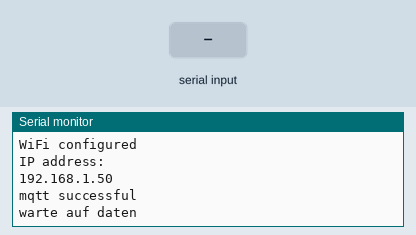
This sketch was run on a simulated ESP8266 (NodeMCU). On the bench: the last lines printed to the serial monitor. Inputs (shaded band) come from the test bench. WiFi joins after 1.5 s; servers stay silent unless stated; no MQTT or app messages arrive unless stated.

Above: at 7.7 s.
7.8 s: "1" received over Serial
At 9.2 s:
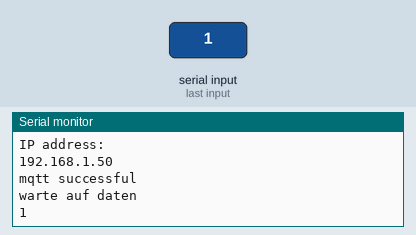
9.3 s: "0" received over Serial
At 10.7 s:
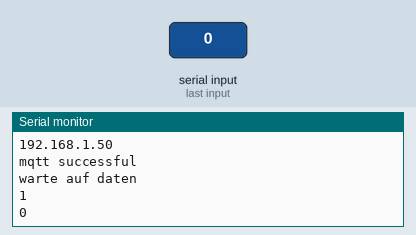
10.8 s: "2" received over Serial
At 12.5 s:
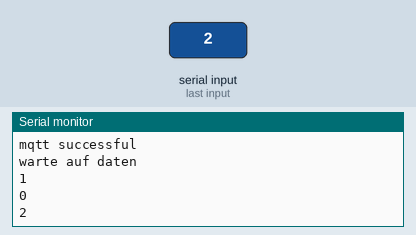
Timing chart, 0 to 14.0 s (numbered marks = the images above; inputs shaded):
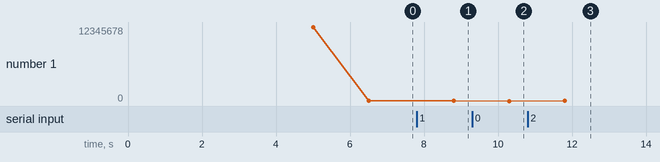

Measured:
- after the input at 7.8 s, the serial monitor: prints a new line after 1.0 s (image 1)
- after the input at 9.3 s, the serial monitor: prints a new line after 1.0 s (image 2)
- after the input at 10.8 s, the serial monitor: prints a new line after 1.0 s (image 3)
- plotted number 1: 192.17 → 1 after the input at 7.8 s, 1 → 0 after the input at 9.3 s, 0 → 2 after the input at 10.8 s

The sketch:

ESP8266-01.ino
```cpp
//#include <PubSubClient.h>
//#include <ESP8266WiFi.h>
//
//const char* SSID = "iphonevonstefan";  //Wlan SSID
//const char* PSK = "12345678";   //Wlan Password
//const char* broker = "172.20.10.10"; //IP Address des MQTT Brokers
//const char* topic = "battery/data"; //MQTT topic auf dem gepublisht werden soll
////static char msg[1024];
//
//
//WiFiClient espClient;
//PubSubClient mqttClient(espClient);
//
//void setup_wifi(){  //Mit Wlan verbinden
//  delay(10);
//  Serial.println();
//  Serial.print("Configuration WIFI ...");
//  Serial.println(SSID);
//  Serial.println(": ");
//  Serial.println(PSK);
//
//  WiFi.begin(SSID, PSK); //Wlan verbindung einrichten
//  while(WiFi.status()!=WL_CONNECTED) { //warten bis Wlanverbing eingerichtet ist
//    delay(500);
//    Serial.println(".");
//  }
//
//  Serial.println("");   //Mit Wlan verbunden
//  Serial.println("WiFi configured");
//  Serial.println("IP address: ");
//  Serial.println(WiFi.localIP());
//}
//
//void setup_mqtt(){  //Mit MQTT broker verbinden
//  mqttClient.setServer(broker,1883);
//  mqttClient.connect("mqttClient");
//  Serial.println("mqtt successful");
//}
//
//void reconnect() {
//  // Loop until we're reconnected
//  while (!mqttClient.connected()) {
//    // Attempt to connect
//    if (mqttClient.connect("mqttClient")) {
//    } else {
//      //delay(5000);
//    }
//  }
//}
//
//void setup() {
//  // put your setup code here, to run once:
//  Serial.begin(115200);   //Serielle Verbindung einrichten (Baudrate=9600)
//  //msg[0]='\0';
//  while(!Serial) {}
//  delay(5000);
//  Serial.println("Setup Module");
//  setup_wifi();   //WLan einrichten
//  setup_mqtt();   //MQTT einrichten
//  Serial.println("warte auf daten");
//}
//
//void loop() {
//  String z;
//  // put your main code here, to run repeatedly:
//  char msg[1024];
//  msg[0]='\0';
//  int i = 0;
//  int x = Serial.available();
//  if(x!=0)
//  {
//    Serial.println(x);
//  }
//  while(Serial.available()>0) //wenn Serielle Daten kommen
//  {
//    char newByte = Serial.read();  //ein Bit lesen
//    //Serial.println(msg);
//    if(newByte != '\n')
//    {
//      msg[i] = newByte;
//      i++;
//      delay(20);
//    }
//    else  //wenn letztes Bit gesendet worden ist
//    {
//      //Serial.println(msg[i]);
//      //msg[i] = '\0';
//      //reconnect();
//      //mqttClient.publish("battery/data", msg);
//      Serial.println(msg);
//      memset(msg, 0, sizeof(msg));
//      i = 0;
//
//    }
//  }
//}
#include <PubSubClient.h>
#include <ESP8266WiFi.h>

const char* SSID = "iphonevonstefan";  //Wlan SSID
const char* PSK = "12345678";   //Wlan Password
const char* broker = "172.20.10.10"; //IP Address des MQTT Brokers
const char* topic = "battery/data"; //MQTT topic auf dem gepublisht werden soll
//static char msg[1024];


WiFiClient espClient;
PubSubClient mqttClient(espClient);

void setup_wifi(){  //Mit Wlan verbinden
  delay(10);
  Serial.println();
  Serial.print("Configuration WIFI ...");
  Serial.println(SSID);
  Serial.println(": ");
  Serial.println(PSK);

  WiFi.begin(SSID, PSK); //Wlan verbindung einrichten
  while(WiFi.status()!=WL_CONNECTED) { //warten bis Wlanverbing eingerichtet ist
    delay(500);
    Serial.println(".");
  }

  Serial.println("");   //Mit Wlan verbunden
  Serial.println("WiFi configured");
  Serial.println("IP address: ");
  Serial.println(WiFi.localIP());
}

void setup_mqtt(){  //Mit MQTT broker verbinden
  mqttClient.setServer(broker,1883);
  mqttClient.connect("mqttClient");
  Serial.println("mqtt successful");
}

void reconnect() {
  // Loop until we're reconnected
  while (!mqttClient.connected()) {
    // Attempt to connect
    if (mqttClient.connect("mqttClient")) {
    } else {
      delay(5000);
    }
  }
}

void setup() {
  // put your setup code here, to run once:
  Serial.begin(115200);   //Serielle Verbindung einrichten (Baudrate=9600)
  //msg[0]='\0';
  while(!Serial) {}
  delay(5000);
  Serial.println("Setup Module");
  setup_wifi();   //WLan einrichten
  setup_mqtt();   //MQTT einrichten
  Serial.println("warte auf daten");
}

void loop() {
  String z;
  while(Serial.available()>0) //wenn Serielle Daten kommen
  {
      z.concat(Serial.readString());  //ein Bit lesen
  }
  if(z.length()>0)
  {
    Serial.println(z);
    char msg[1024];
    z.toCharArray(msg,z.length());
    reconnect();
    mqttClient.publish("battery/data", msg);
  }
}
```
